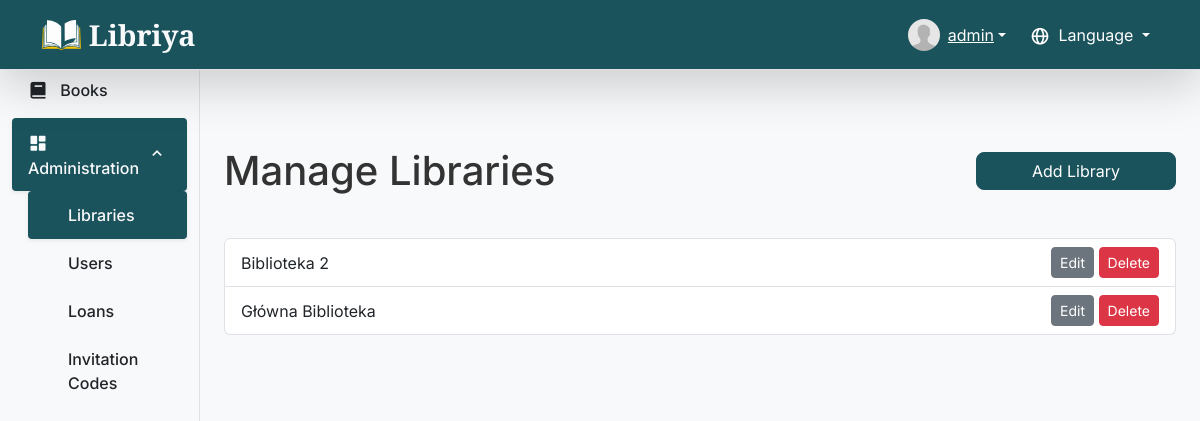
The app's page /libraries/ (signed in) with its own data.
### app/models.py (models this page shows, shortened)
class User(UserMixin, db.Model):
    id = db.Column(db.Integer, primary_key=True)
    username = db.Column(db.String(50), unique=True,
                         nullable=False, index=True)
    email = db.Column(db.String(120), unique=True, nullable=False, index=True)
    password_hash = db.Column(db.String(128), nullable=False)
    image_file = db.Column(db.String(20), nullable=False,
                           default='default.jpg')
    first_name = db.Column(db.String(50), nullable=True)
    last_name = db.Column(db.String(50), nullable=True)
    loans = db.relationship('Loan', back_populates='user', lazy=True)
    role = db.Column(db.String(20), nullable=False, default='user')  # 'user', 'manager', 'admin'
    libraries = db.relationship('Library', secondary='user_libraries', lazy='subquery',
                                back_populates='users')
    favorites = db.relationship('Book', secondary=favorites, lazy='subquery',
                                backref=db.backref('favorited_by', lazy=True))
    received_notifications = db.relationship(
        'Notification', foreign_keys='Notification.recipient_id', back_populates='recipient', lazy=True, cascade='all, delete-orphan')
    sent_notifications = db.relationship(
        'Notification', foreign_keys='Notification.sender_id', back_populates='sender', lazy=True)
    comments = db.relationship('Comment', back_populates='user', lazy=True, cascade='all, delete-orphan')

class Library(db.Model):
    id = db.Column(db.Integer, primary_key=True)
    name = db.Column(db.String(100), unique=True, nullable=False, index=True)
    books = db.relationship('Book', back_populates='library', lazy=True)
    users = db.relationship('User', secondary=user_libraries, lazy='subquery',
                            back_populates='libraries')

### app/routes/libraries.py (the view)
@bp.route("/libraries/")
@login_required
@role_required('admin')
def libraries():
    all_libraries = Library.query.order_by(Library.name).all()
    return render_template("libraries.html", libraries=all_libraries, active_page="libraries", parent_page="admin", title=_("Libraries"))

### app/__init__.py (called while the page is built)
@login_manager.user_loader
def load_user(user_id):
    from app.models import User
    return User.query.get(int(user_id))

### app/templates/libraries.html
{% extends "layout.html" %}
{% block content %}
<div class="container mt-4">
    <div class="d-flex justify-content-between align-items-center mb-3">
        <h1>{% trans %}Manage Libraries{% endtrans %}</h1>
        <a href="{{ url_for('libraries.library_add') }}" class="btn btn-primary add-book-btn">{% trans %}Add Library{% endtrans %}</a>
    </div>
    <ul class="list-group">
        {% for library in libraries %}
        <li class="list-group-item d-flex justify-content-between align-items-center">
            {{ library.name }}
            <div>
                <a href="{{ url_for('libraries.library_edit', library_id=library.id) }}" class="btn btn-sm btn-secondary">{% trans %}Edit{% endtrans %}</a>
                <form action="{{ url_for('libraries.library_delete', library_id=library.id) }}" method="POST" style="display: inline;">
                    <button type="submit" class="btn btn-sm btn-danger" onclick="return confirm('{% trans %}Are you sure you want to delete this library?{% endtrans %}');">{% trans %}Delete{% endtrans %}</button>
                </form>
            </div>
        </li>
        {% else %}
        <li class="list-group-item">{% trans %}No libraries found.{% endtrans %}</li>
        {% endfor %}
    </ul>
</div>
{% endblock %}

### app/templates/layout.html (shortened to what this page needs)
<!DOCTYPE html>
<html lang="en">
<head>
    <link href="https://cdn.jsdelivr.net/npm/bootstrap@5.3.3/dist/css/bootstrap.min.css" rel="stylesheet">
    <link href="https://unpkg.com/boxicons@2.1.4/css/boxicons.min.css" rel="stylesheet">
    <link rel="stylesheet" href="{{ url_for('static', filename='/css/style.css') }}">
    <link rel="stylesheet" href="https://cdn.jsdelivr.net/gh/lipis/flag-icons@7.0.0/css/flag-icons.min.css" />
</head>
<body class="{% if login_page %}login-background{% endif %}">
    <nav class="navbar navbar-expand-lg navbar-dark bg-custom-dark border-bottom shadow-lg fixed-top">
        <div class="container">
            <a class="navbar-brand title-text d-flex align-items-center" href="/">
                <img src="{{ url_for('static', filename='/images/logo.svg') }}" alt="Libriya" class="me-2"> Libriya
            </a>
            <div class="collapse navbar-collapse" id="navbarSupportedContent">
                <ul class="navbar-nav ms-auto mb-2 mb-lg-0 d-flex align-items-center">
                    {% if current_user.is_authenticated %}
                    <li class="nav-item dropdown">
                        <a class="user-display dropdown-toggle d-flex align-items-center text-white" href="#"
                            role="button" id="userDropdown" data-bs-toggle="dropdown" aria-expanded="false">
                            <span class="position-relative d-inline-block me-2">
                                <img class="rounded-circle"
                                    src="{{ url_for('static', filename='uploads/' + current_user.image_file) }}"
                                    style="width: 32px; height: 32px; object-fit: cover;">
                            </span>
                            {{ current_user.username }}
                        </a>
                    </li>
                    {% else %}
                    <li class="nav-item">
                        <a class="nav-link text-white" href="{{ url_for('auth.login') }}">{{ _('Log In') }}</a>
                    </li>
                    {% endif %}
                    <li class="nav-item dropdown ms-3">
                        <a class="nav-link dropdown-toggle text-white" href="#" id="languageDropdown" role="button"
                            data-bs-toggle="dropdown" aria-expanded="false">
                            <i class='bx bx-globe'></i> {{ _('Language') }}
                        </a>
                    </li>
                </ul>
            </div>
        </div>
    </nav>
    <div class="container-fluid">
        <div class="row">
            {% if not login_page %}
            <nav id="sidebarMenu" class="col-md-2 d-none d-lg-block bg-light sidebar border-end pt-5">
                <div class="position-sticky pt-3">
                    <ul class="nav nav-pills flex-column">
                        <li class="nav-item mb-1">
                            <a class="nav-link {% if active_page == 'books' %}active {% else %}text-dark {% endif %}"
                                href="{{ url_for('main.home') }}">
                                <i class='bx bxs-book align-middle me-2'></i>
                                <span class="align-middle">{{ _('Books') }}</span>
                            </a>
                        </li>
                        {% if current_user and current_user.role in ['admin', 'manager'] %}
                        <li class="nav-item mb-1">
                            <a class="nav-link d-flex justify-content-between align-items-center {% if parent_page != 'admin' %}collapsed{% endif %} {% if parent_page == 'admin' %}active{% else %}text-dark{% endif %}"
                                data-bs-toggle="collapse" href="#adminMenu" role="button"
                                aria-expanded="{% if parent_page == 'admin' %}true{% else %}false{% endif %}"
                                aria-controls="adminMenu">
                                <span>
                                    <i class='bx bxs-dashboard align-middle me-2'></i>
                                    <span class="align-middle">{{ _('Administration') }}</span>
                                </span>
                                <i class='bx bx-chevron-down'></i>
                            </a>
                            <div class="collapse {% if parent_page == 'admin' %}show{% endif %}" id="adminMenu">
                                <ul class="nav flex-column ms-3">
                                    {% if current_user.role == 'admin' %}
                                    <li class="nav-item">
                                        <a class="nav-link {% if active_page == 'libraries' %}active{% else %}text-dark{% endif %}"
                                            href="{{ url_for('libraries.libraries') }}">{{ _('Libraries') }}</a>
                                    </li>
                                    {% endif %}
                                    <li class="nav-item">
                                        <a class="nav-link {% if active_page == 'users' %}active{% else %}text-dark{% endif %}"
                                            href="{{ url_for('users.users') }}">{{ _('Users') }}</a>
                                    </li>
                                    <li class="nav-item">
                                        <a class="nav-link {% if active_page == 'loans' %}active{% else %}text-dark{% endif %}"
                                            href="{{ url_for('loans.loans') }}">{{ _('Loans') }}</a>
                                    </li>
                                    <li class="nav-item">
                                        <a class="nav-link {% if active_page == 'invitations' %}active{% else %}text-dark{% endif %}"
                                            href="{{ url_for('invitations.invitation_codes_list') }}">{{ _('Invitation Codes') }}</a>
                                    </li>
                                </ul>
                            </div>
                        </li>
                        {% endif %}
                    </ul>
                </div>
            </nav>
            {% endif %}
            <main
                class="{% if login_page %}col-12{% else %}col-md-10 ms-sm-auto{% endif %} main-content {% if login_page %}login-full-height{% else %}pt-5{% endif %}">
                {% block content %}{% endblock %}
            </main>
        </div>
    </div>
</body>
</html>

### app/static/css/style.css (style rules this page uses)
:root { --primary-color: #1a535c; --accent-color: #4ecdc4; --text-dark: #333; --text-light: #f8f9fa; --gray-bg: #f8f9fa; --box-shadow-light: 0 .125rem .25rem rgba(0, 0, 0, .075); --box-shadow-medium: 0 .5rem 1rem rgba(0, 0, 0, .15); }
body { font-family: 'Inter', sans-serif; color: var(--text-dark); background-color: var(--gray-bg); padding-top: 56px; }
.bg-custom-dark { background-color: var(--primary-color) !important; }
.navbar-brand.title-text { font-family: 'Cormorant Garamond', serif; font-size: 1.8rem; font-weight: 700; color: var(--text-light) !important; }
.navbar-brand.title-text img { height: 30px; width: auto; }
.user-display { color: var(--text-light); }
.sidebar { height: 100vh; position: fixed; top: 0; left: 0; padding-top: 56px; background-color: var(--gray-bg); z-index: 1000; }
.sidebar .nav-link { font-weight: 500; color: var(--text-dark); transition: background-color 0.2s, color 0.2s; border-radius: .25rem; padding: .75rem 1rem; }
.sidebar .nav-link.active { color: var(--text-light); background-color: var(--primary-color); box-shadow: var(--box-shadow-light); }
.sidebar .nav-link.active .bx { color: var(--text-light); }
.sidebar .nav-link .bx { font-size: 1.25rem; }
.sidebar .collapse .nav-link { padding-left: 2.5rem; }
.sidebar .bx-chevron-down { transition: transform 0.3s ease; }
.sidebar .nav-link:not(.collapsed) .bx-chevron-down { transform: rotate(180deg); }
.main-content { padding-top: 1.5rem; padding-bottom: 3rem; }
.add-book-btn { width: 200px; padding: .75rem 1.5rem; border-radius: .5rem; font-size: 1.1rem; margin-top: 1.5rem; margin-bottom: 2rem; background-color: var(--primary-color); border-color: var(--primary-color); transition: background-color 0.2s, border-color 0.2s, transform 0.2s; }
.btn { vertical-align: middle; display: inline-flex; align-items: center; justify-content: center; gap: 0.5rem; padding: var(--bs-btn-padding-y, .375rem) var(--bs-btn-padding-x, .75rem); height: auto; box-sizing: border-box; font-size: var(--bs-btn-font-size); line-height: var(--bs-btn-line-height); }
@media (min-width: 992px) { .sidebar { display: block; } }
.bx { display: inline-block; font-size: 1.25rem; vertical-align: middle; margin-right: 0.25rem; }
button .bx, a .bx { font-size: 1rem; }
.navbar-nav .bx { font-size: 1.25rem; }
i.bx { font-weight: 400; font-style: normal; }

### records on screen
User: image_file (placeholder picture), username "admin"
Library: name "Biblioteka 2"
Library: name "Główna Biblioteka"

### other values on screen
{{ trans }} "Manage Libraries"
{{ trans }} "Add Library"
